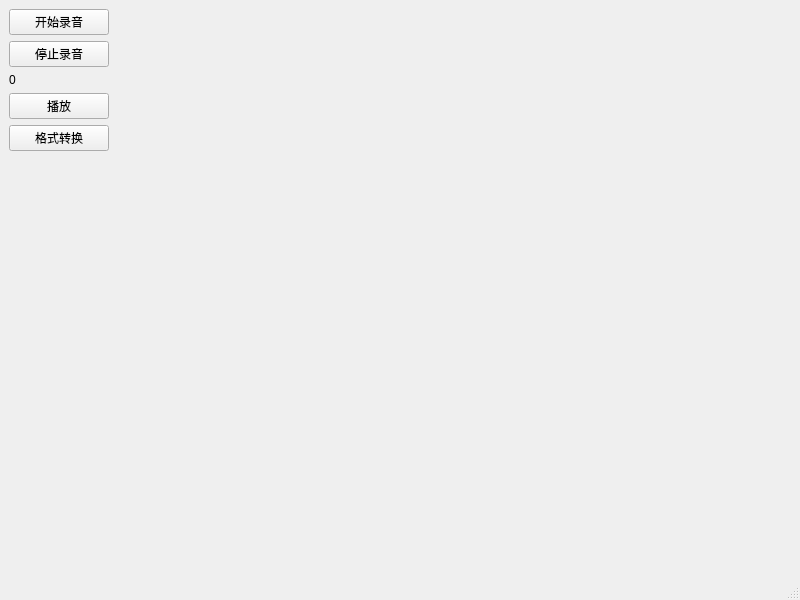
<?xml version="1.0" encoding="UTF-8"?>
<ui version="4.0">
 <class>MainWindow</class>
 <widget class="QMainWindow" name="MainWindow">
  <property name="geometry">
   <rect>
    <x>0</x>
    <y>0</y>
    <width>800</width>
    <height>600</height>
   </rect>
  </property>
  <property name="windowTitle">
   <string>MainWindow</string>
  </property>
  <widget class="QWidget" name="centralwidget">
   <layout class="QVBoxLayout" name="verticalLayout">
    <item>
     <widget class="QPushButton" name="pushButton">
      <property name="maximumSize">
       <size>
        <width>100</width>
        <height>16777215</height>
       </size>
      </property>
      <property name="text">
       <string>开始录音</string>
      </property>
     </widget>
    </item>
    <item>
     <widget class="QPushButton" name="pushButton_2">
      <property name="maximumSize">
       <size>
        <width>100</width>
        <height>16777215</height>
       </size>
      </property>
      <property name="text">
       <string>停止录音</string>
      </property>
     </widget>
    </item>
    <item>
     <widget class="QLabel" name="LabTime">
      <property name="text">
       <string>0</string>
      </property>
     </widget>
    </item>
    <item>
     <widget class="QPushButton" name="pushButton_3">
      <property name="maximumSize">
       <size>
        <width>100</width>
        <height>16777215</height>
       </size>
      </property>
      <property name="text">
       <string>播放</string>
      </property>
     </widget>
    </item>
    <item>
     <widget class="QPushButton" name="pushButton_4">
      <property name="maximumSize">
       <size>
        <width>100</width>
        <height>16777215</height>
       </size>
      </property>
      <property name="text">
       <string>格式转换</string>
      </property>
     </widget>
    </item>
    <item>
     <spacer name="verticalSpacer">
      <property name="orientation">
       <enum>Qt::Vertical</enum>
      </property>
      <property name="sizeHint" stdset="0">
       <size>
        <width>20</width>
        <height>40</height>
       </size>
      </property>
     </spacer>
    </item>
   </layout>
  </widget>
  <widget class="QMenuBar" name="menubar">
   <property name="geometry">
    <rect>
     <x>0</x>
     <y>0</y>
     <width>800</width>
     <height>24</height>
    </rect>
   </property>
  </widget>
  <widget class="QStatusBar" name="statusbar"/>
 </widget>
 <resources/>
 <connections/>
</ui>
